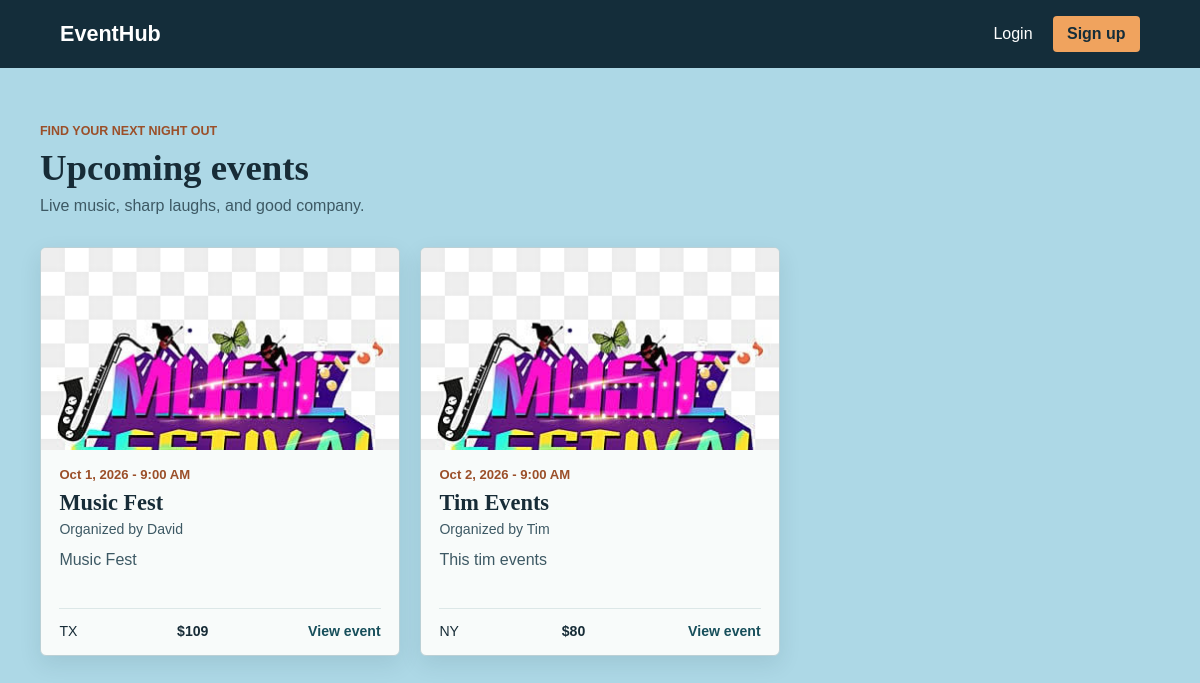
Screenshot of /events/ with the database file from the repository.
### myapp/models.py (models this page shows, shortened)
class Event(models.Model):
    organizer = models.ForeignKey(Organizer,on_delete=models.CASCADE,related_name='events')
    title = models.CharField(max_length=100)
    created_at = models.DateTimeField(auto_now_add=True)
    description = models.TextField()
    price = models.IntegerField()
    venue = models.CharField(max_length=100)
    date_time = models.DateTimeField()
    capacity = models.PositiveIntegerField()
    banner = models.ImageField(upload_to='event_banners/',blank=True,null=False)

class Organizer(models.Model):
    user = models.OneToOneField(settings.AUTH_USER_MODEL,on_delete=models.CASCADE,related_name='organizer')
    name = models.CharField(max_length=100)
    description = models.TextField(blank=True,null=True)

### myapp/views.py (the view)
# urls.py: path('events/',views.event_list,name="events"),
def event_list(request):
    events = Event.objects.all()
    context = {
        "events": events,
    }
    return render(request, "myapp/events.html", context)

### myapp/templates/myapp/events.html
{% extends "myapp/base.html" %}
{% block body %}
<main class="events-page">
    <div class="events-heading">
        <p class="eyebrow">Find your next night out</p>
        <h1>Upcoming events</h1>
        <p class="events-intro">Live music, sharp laughs, and good company.</p>
    </div>
    {% if events %}
    <section class="events-grid" aria-label="Upcoming events">
        {% for event in events %}
        <article class="event-card">
            <a class="event-card__media" href="{% url 'myapp:event_detail' event.id %}" aria-label="View {{ event.title }}">
                {% if event.banner %}
                <img src="{{ event.banner.url }}" alt="{{ event.title }} event banner">
                {% else %}
                <span class="event-card__placeholder">Event banner coming soon</span>
                {% endif %}
            </a>
            <div class="event-card__content">
                <p class="event-card__date">{{ event.date_time|date:"M j, Y - g:i A" }}</p>
                <h2>{{ event.title }}</h2>
                <p class="event-card__organizer">Organized by {{ event.organizer.name }}</p>
                <p class="event-card__description">{{ event.description|truncatewords:22 }}</p>
                <div class="event-card__footer">
                    <span>{{ event.venue }}</span>
                    <span class="event-card__price">${{ event.price }}</span>
                    <a class="event-card__link" href="{% url 'myapp:event_detail' event.id %}">View event</a>
                </div>
            </div>
        </article>
        {% endfor %}
    </section>
    {% else %}
    <p class="events-empty">No upcoming events are listed yet. Check back soon.</p>
    {% endif %}
</main>
{% endblock %}

### myapp/templates/myapp/base.html (shortened to what this page needs)
{% load static %}
<!DOCTYPE html>
<html lang="en">
<head>
    <link rel="stylesheet" href="{% static 'myapp/style.css' %}">
</head>
<body>
     <header class="site-header">
        <a class="brand" href="#">EventHub</a>
        <nav class="site-nav" aria-label="Main navigation">
            {% if user.is_authenticated %}
            <form method="post" action="{% url 'users:logout' %}">
                {% csrf_token %}
                <button class="signup-link" type="submit">Log out</button>
            </form>
            {% else %}
            <a href="{% url 'users:login' %}">Login</a>
            <a class="signup-link" href="{% url 'users:register' %}">Sign up</a>
            {% endif %}
        </nav>
    </header>
    {% block body %}
    {% endblock %}
</body>
</html>

### myapp/static/myapp/style.css (style rules this page uses)
body { background-color: lightblue; margin: 0; color: #172c37; font-family: "Trebuchet MS", Verdana, sans-serif; }
.site-header { display: flex; align-items: center; justify-content: space-between; gap: 1rem; padding: 1rem clamp(1rem, 5vw, 4rem); background: #142d3a; }
.brand { color: #fff; font-size: 1.35rem; font-weight: 700; text-decoration: none; }
.site-nav { display: flex; align-items: center; gap: 1.25rem; }
.site-nav a { color: #fff; text-decoration: none; }
.site-nav .signup-link { padding: 0.55rem 0.9rem; border-radius: 4px; background: #f0a35e; color: #142d3a; font-weight: 700; }
.events-page { width: min(100% - 2rem, 1120px); margin: 0 auto; padding: 3.5rem 0 4rem; }
.events-heading { margin-bottom: 2rem; }
.eyebrow { margin: 0 0 0.5rem; color: #9b4f29; font-size: 0.78rem; font-weight: 700; text-transform: uppercase; }
.events-heading h1 { margin: 0; font-family: Georgia, "Times New Roman", serif; font-size: 2.3rem; }
.events-intro { margin: 0.55rem 0 0; color: #3d5964; }
.events-grid { display: grid; grid-template-columns: repeat(auto-fit, minmax(min(100%, 290px), 360px)); gap: 1.25rem; align-items: start; }
.event-card { overflow: hidden; border: 1px solid #bbd0d5; border-radius: 6px; background: #f8fbfa; box-shadow: 0 8px 22px rgb(20 45 58 / 10%); }
.event-card__media { display: grid; aspect-ratio: 16 / 9; overflow: hidden; background: #d7e5e4; color: #38545b; place-items: center; text-decoration: none; }
.event-card__media img { width: 100%; height: 100%; object-fit: cover; }
.event-card__content { padding: 1.1rem 1.15rem 1rem; }
.event-card__date { margin: 0 0 0.45rem; color: #9b4f29; font-size: 0.82rem; font-weight: 700; }
.event-card h2 { margin: 0; font-family: Georgia, "Times New Roman", serif; font-size: 1.4rem; }
.event-card__organizer { margin: 0.35rem 0 0; color: #3d5964; font-size: 0.88rem; }
.event-card__description { min-height: 2.8em; margin: 0.65rem 0 1rem; color: #3d5964; line-height: 1.45; }
.event-card__footer { display: flex; align-items: center; justify-content: space-between; gap: 0.75rem; border-top: 1px solid #dce7e7; padding-top: 0.85rem; font-size: 0.88rem; }
.event-card__link { color: #174f5b; font-weight: 700; text-decoration: none; white-space: nowrap; }
.event-card__price { font-weight: 700; white-space: nowrap; }

### rows the page displays
Event: banner (picture), date_time "Oct 1, 2026 - 9:00 AM", title "Music Fest", organizer.name "David", description "Music Fest", venue "TX", price "109"
Event: banner (picture), date_time "Oct 2, 2026 - 9:00 AM", title "Tim Events", organizer.name "Tim", description "This tim events", venue "NY", price "80"
